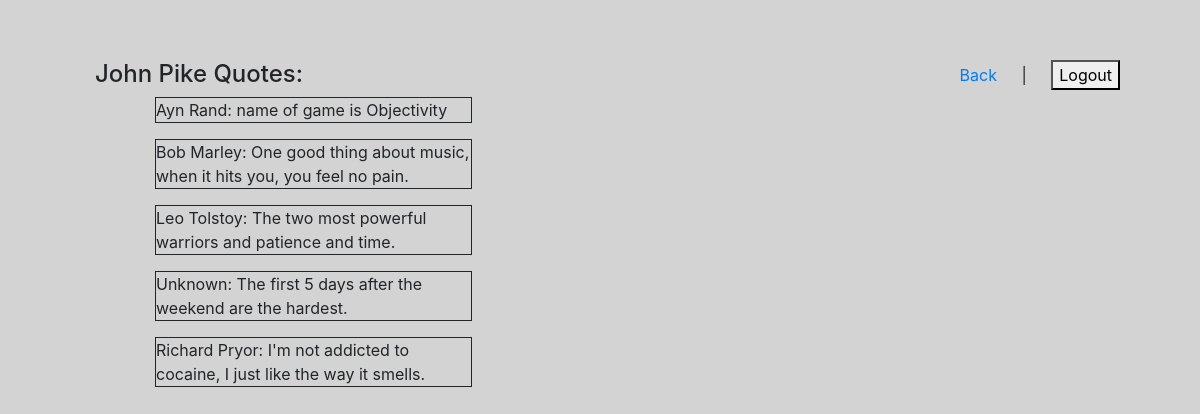
The page /loggedUserQuotes/1 (signed in) on the database its author committed.
### quoteDashApp/models.py (models this page shows, shortened)
class User(models.Model):
    firstName = models.CharField(max_length=255)
    lastName = models.CharField(max_length=255)
    email = models.CharField(max_length=255)
    password = models.CharField(max_length=255)
    created_at = models.DateTimeField(auto_now_add=True)
    updated_at = models.DateTimeField(auto_now=True)
    objects = UserManager()

class Quote(models.Model):
    author = models.CharField(max_length=45)
    content = models.TextField()
    user_id = models.ForeignKey(
        User, related_name="quote", on_delete=models.CASCADE)
    created_at = models.DateTimeField(auto_now_add=True)
    updated_at = models.DateTimeField(auto_now=True)
    objects = QuoteManager()

### quoteDashApp/views.py (the view)
# urls.py: path('loggedUserQuotes/<int:userID>', views.loggedUserQuotes),
def loggedUserQuotes(request, userID):
    context = {
        "loggedinuser" : User.objects.get(id = request.session["loggedInID"]),
        "specificuser" : User.objects.get(id=userID)
    }
    return render(request, "loggedUserQuotes.html", context)

### quoteDashApp/templates/loggedUserQuotes.html (shortened to what this page needs)
<!DOCTYPE html>
<html lang="en">
<head>
    <link rel="stylesheet" href="https://stackpath.bootstrapcdn.com/bootstrap/4.5.2/css/bootstrap.min.css"
>
</head>
<body>
    <div class="d-flex flex-row justify-content-between">
        <div class="col-5">
            <h4>{{specificuser.firstName}} {{specificuser.lastName}} Quotes: </h4>
            {% for quote in specificuser.quote.all %}
            <ul>
                <p>{{quote.author}}: {{quote.content}}</p>
            </ul>
            {% endfor %}
        </div>
        <div>
            <a href="/home">Back</a> |
            <a href="/logout"><button type="submit">Logout</button></a>
        </div>
    </div>
</body>
</html>

### quoteDashApp/templates/loggedUserQuotes.html (style rules this page uses)
* { margin: 20px; }
p { border-style: solid; border-width: 1px; }
body { background-color: lightgray; }

### rows shown on the page
User: firstName "John", lastName "Pike"
Quote: author "Ayn Rand", content "name of game is Objectivity"
Quote: author "Bob Marley", content "One good thing about music, when it hits you, you feel no pain."
Quote: author "Leo Tolstoy", content "The two most powerful warriors and patience and time."
Quote: author "Unknown", content "The first 5 days after the weekend are the hardest."
Quote: author "Richard Pryor", content "I'm not addicted to cocaine, I just like the way it smells."
